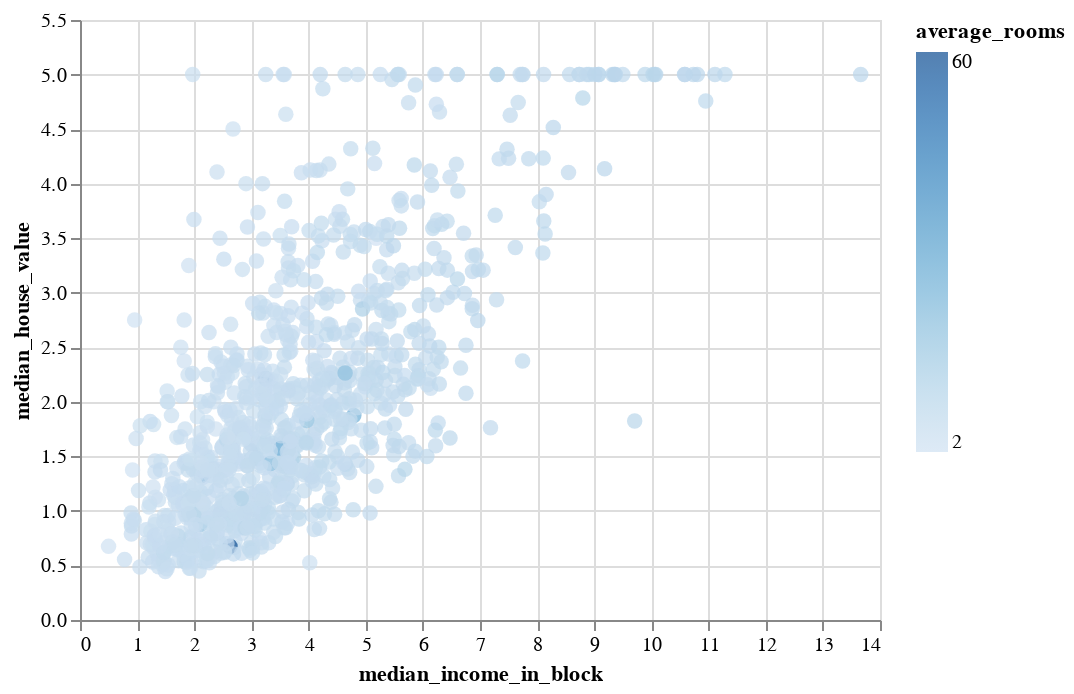

The cell this chart's notebook holds for it:
### Code cell
alt.Chart(df.assign(median_house_value=target).sample(1000)).mark_circle(size=60).encode(
    x='median_income_in_block',
    y='median_house_value',
    color='average_rooms',
)

### Figure 1 — Vega-Lite specification as saved in the notebook (floating-point values rounded to 4 significant figures; data arrays with more than 128 entries replaced by an {"elided": "..."} marker saying what was removed)
{"config": {"view": {"continuousWidth": 400, "continuousHeight": 300}}, "data": {"name": "data-1683478f30cf3cd2b374a8ab0d45313a"}, "mark": {"type": "circle", "size": 60}, "encoding": {"color": {"type": "quantitative", "field": "average_rooms"}, "x": {"type": "quantitative", "field": "median_income_in_block"}, "y": {"type": "quantitative", "field": "median_house_value"}}, "$schema": "https://vega.github.io/schema/vega-lite/v4.8.1.json", "datasets": {"data-1683478f30cf3cd2b374a8ab0d45313a": {"elided": "1000 records"}}}
